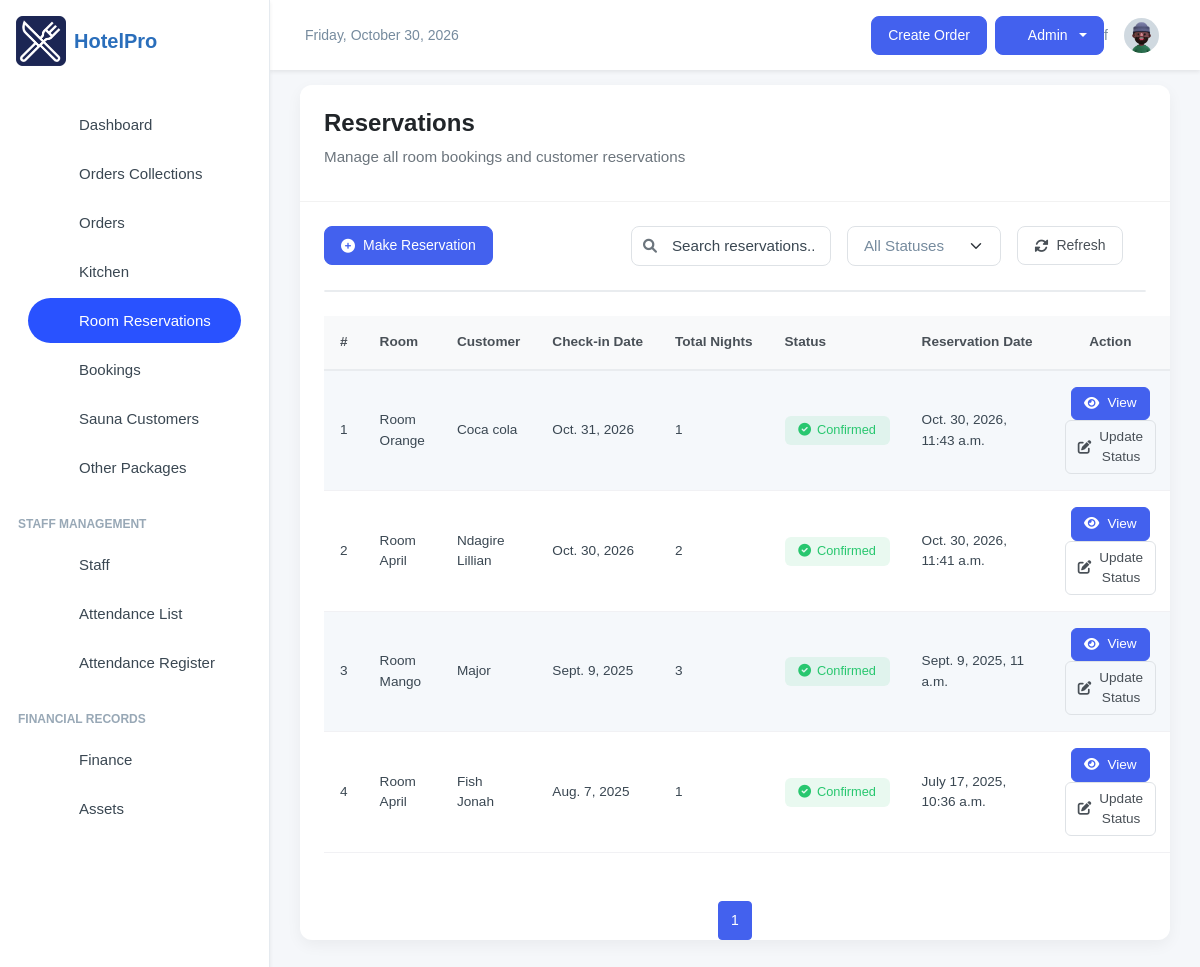
/room_bookings/reservations/ (signed in), run on the app's committed database.
### room_bookings/models.py (models this page shows, shortened)
class RoomReservation(models.Model):
    RESERVATION_STATUS_CHOICES = [
        ('Pending', 'Pending'),
        ('Confirmed', 'Confirmed'),
        ('Cancelled', 'Cancelled'),
        ('Checked-In', 'Checked-In'),
        ('Checked-Out', 'Checked-Out'),
    ]
    reservation_id = models.BigIntegerField(unique=True, editable=False, default=0)
    booking = models.OneToOneField(
    'Booking', on_delete=models.SET_NULL, null=True, blank=True, related_name='reservation')
    room = models.ForeignKey(Room, on_delete=models.CASCADE, related_name='reservations')
    customer = models.CharField(max_length=100, blank=True, null=True)
    email = models.EmailField(blank=True, null=True)
    phone_number = models.CharField(max_length=15, blank=True, null=True)
    NIN = models.CharField(max_length=100, default="")
    check_in_date = models.DateField()
    check_out_date = models.DateField()
    reservation_date = models.DateTimeField(default=timezone.now)
    status = models.CharField(max_length=20, choices=RESERVATION_STATUS_CHOICES, default='Pending')
    special_requests = models.TextField(blank=True, null=True)
    created_by = models.ForeignKey('auth.User', on_delete=models.SET_NULL, null=True, blank=True)
    booked_price_per_night = models.DecimalField(max_digits=10, decimal_places=2, null=True, blank=True)
    total_price = models.DecimalField(max_digits=10, decimal_places=2, null=True, blank=True, default=0.00)
    @property
    def total_nights(self):
        return (self.check_out_date - self.check_in_date).days

class Room(models.Model):
    room_number = models.CharField(max_length=10, unique=True)
    room_type = models.ForeignKey(RoomType, on_delete=models.CASCADE, related_name='rooms')
    hotel = models.ForeignKey(HotelBranch, on_delete=models.CASCADE, related_name='rooms', blank=True, null=True)
    capacity = models.IntegerField()
    is_available = models.BooleanField(default=True)
    price_per_night = models.IntegerField(null=True, blank=True)
    description = models.TextField(blank=True, null=True)
    room_image = models.ImageField(upload_to="rooms", blank=True, null=True)
    floor = models.IntegerField()

### room_bookings/views.py (the view)
# urls.py: path('reservations/', reservation, name='reservations'),
@login_required(login_url='/user/login/')
def reservation(request):
    reservations_list = RoomReservation.objects.all().select_related('booking').order_by('-reservation_date')
    paginator = Paginator(reservations_list, 10)
    page_number = request.GET.get('page')
    reservations_list = paginator.get_page(page_number)
    return render(request, "reservations.html", {"reservations_list": reservations_list})

### room_bookings/templates/reservations.html (shortened to what this page needs)
{% extends 'base.html' %}
{% block content %}
<div class="card">
    <div class="card-header">
        <h4 class="page-title">Reservations</h4>
        <p class="page-subtitle">Manage all room bookings and customer reservations</p>
    </div>
    <div class="card-body">
        <div class="header-actions">
            <a href="/room_bookings/add-reservation/" class="btn btn-primary">
                <i class="fas fa-plus-circle"></i> Make Reservation
            </a>
            <div class="filters-wrapper">
                <div class="search-control" style="width: 30%;">
                    <i class="fas fa-search search-icon"></i>
                    <input type="text" class="form-control" placeholder="Search reservations..." id="reservationSearch">
                </div>
                <select style="width: 30%;" class="form-select" id="statusFilter">
                    <option value="">All Statuses</option>
                </select>
                <button class="btn btn-outline-secondary" id="refreshBtn">
                    <i class="fas fa-sync-alt"></i> Refresh
                </button>
            </div>
        </div>
        <div class="table-container"></div>
        <table class="table table-striped" style="font-size: 0.85rem;">
            <thead>
                <tr>
                    <th>#</th>
                    <th>Room</th>
                    <th>Customer</th>
                    <th>Check-in Date</th>
                    <th>Total Nights</th>
                    <th>Status</th>
                    <th>Reservation Date</th>
                    <th class="text-center">Action</th>
                </tr>
            </thead>
            <tbody>
                {% for reservation in reservations_list %}
                <tr class="reservation-row" data-status="{{ reservation.status }}">
                    <td>{{ forloop.counter }}</td>
                    <td><span class="fw-medium">Room {{ reservation.room.room_number }}</span></td>
                    <td>{{ reservation.customer }}</td>
                    <td>{{ reservation.check_in_date }}</td>
                    <td>{{ reservation.total_nights }}</td>
                    <td>
                        {% if reservation.status == 'Confirmed' %}
                        <span class="badge badge-confirmed"><i class="fas fa-check-circle"></i>
                            {{ reservation.status}}</span>
                        {% elif reservation.status == 'Pending' %}
                        <span class="badge badge-pending"><i class="fas fa-clock"></i> {{ reservation.status }}</span>
                        {% elif reservation.status == 'Cancelled' %}
                        <span class="badge badge-cancelled"><i class="fas fa-times-circle"></i>
                            {{ reservation.status}}</span>
                        {% elif reservation.status == 'Checked-In' %}
                        <span class="badge badge-checked-in"><i class="fas fa-door-open"></i>
                            {{ reservation.status }}</span>
                        {% elif reservation.status == 'Checked-Out' %}
                        <span class="badge badge-checked-out"><i class="fas fa-door-closed"></i>
                            {{ reservation.status }}</span>
                        {% else %}
                        <span class="badge badge-secondary"><i class="fas fa-question-circle"></i>
                            {{ reservation.status }}</span>
                        {% endif %}
                    </td>
                    <td>{{ reservation.reservation_date }}</td>
                    <td class="text-center">
                        <a href="/room_bookings/reservations/{{ reservation.id }}" class="btn btn-primary btn-sm">
                            <i class="fas fa-eye"></i> View
                        </a>
                        <button class="btn btn-sm btn-outline-secondary" data-bs-toggle="modal"
                            data-bs-target="#statusModal" data-id="{{ reservation.id }}"
                            data-status="{{ reservation.status }}">
                            <i class="fas fa-edit"></i> Update Status
                        </button>
                    </td>
                </tr>
                {% endfor %}
            </tbody>
        </table>
    </div>
    <nav aria-label="Page navigation">
        <ul class="pagination justify-content-center">
            {% for page_num in reservations_list.paginator.page_range %}
            {% if page_num >= reservations_list.number|add:-2 and page_num <= reservations_list.number|add:2 %} <li
                class="page-item {% if page_num == reservations_list.number %}active{% endif %}">
                <a class="page-link" href="?page={{ page_num }}">{{ page_num }}</a>
                </li>
                {% elif page_num == 1 or page_num == reservations_list.paginator.num_pages %}
                <li class="page-item">
                    <a class="page-link" href="?page={{ page_num }}">{{ page_num }}</a>
                </li>
                {% elif page_num == reservations_list.number|add:-3 or page_num == reservations_list.number|add:3 %}
                <li class="page-item disabled"><span class="page-link">...</span></li>
                {% endif %}
                {% endfor %}
        </ul>
    </nav>
</div>
</div>
<link rel="stylesheet" href="https://cdnjs.cloudflare.com/ajax/libs/font-awesome/6.0.0/css/all.min.css">
{% endblock content %}

### templates/base.html (style rules this page uses)
:root { --primary-color: #2A6EBB; --secondary-color: #F8F9FA; --accent-color: #FFD700; --text-color: #333333; --success-color: #28a745; --danger-color: #dc3545; --warning-color: #ffc107; --info-color: #17a2b8; }
body { font-family: 'Poppins', sans-serif; background-color: #f5f7fa; }
.btn-primary { background-color: var(--primary-color); border-color: var(--primary-color); }
.card { border-radius: 0.75rem; border: none; box-shadow: 0 0.125rem 0.25rem rgba(0, 0, 0, 0.075); transition: transform 0.2s ease-in-out, box-shadow 0.2s ease-in-out; }

### room_bookings/templates/reservations.html (style rules this page uses)
.card { border-radius: 12px; border: none; box-shadow: 0 5px 15px rgba(0, 0, 0, 0.05); overflow: hidden; }
.card-header { background-color: #fff; border-bottom: 1px solid rgba(0, 0, 0, 0.05); padding: 1.5rem 1.5rem 0.75rem; }
.card-body { padding: 1.5rem; }
.page-title { font-weight: 700; font-size: 1.5rem; margin-bottom: 0.5rem; color: #212529; }
.page-subtitle { color: #6c757d; font-size: 0.95rem; margin-bottom: 1.25rem; }
.header-actions { display: flex; justify-content: space-between; align-items: center; margin-bottom: 1.5rem; flex-wrap: wrap; gap: 1rem; }
.filters-wrapper { display: flex; gap: 0.75rem; flex-wrap: wrap; }
.btn { border-radius: 8px; font-weight: 500; display: inline-flex; align-items: center; gap: 0.5rem; padding: 0.5rem 1rem; transition: all 0.2s; }
.btn-primary { background-color: #4361ee; border-color: #4361ee; }
.btn-outline-secondary { color: #495057; border-color: #dee2e6; }
.btn-sm { padding: 0.35rem 0.75rem; font-size: 0.85rem; border-radius: 6px; }
.table-container { border-radius: 12px; overflow: auto; border: 1px solid #e9ecef; margin-bottom: 1.5rem; }
.table { margin-bottom: 0; width: 100%; font-size: 0.925rem; }
.table thead th { background-color: #f8f9fa; color: #495057; font-weight: 600; border-bottom: 2px solid #e9ecef; padding: 1rem; font-size: 0.85rem; white-space: nowrap; }
.table td { padding: 1rem; vertical-align: middle; border-top: 1px solid #e9ecef; }
.table-striped tbody tr:nth-of-type(odd) { background-color: rgba(0, 0, 0, 0.02); }
.badge { padding: 0.5rem 0.85rem; border-radius: 6px; font-weight: 500; font-size: 0.8rem; display: inline-flex; align-items: center; gap: 0.375rem; }
.badge-confirmed { background-color: rgba(40, 199, 111, 0.1); color: #28c76f; }
.form-control, .form-select { border-radius: 8px; padding: 0.5rem 1rem; border: 1px solid #dee2e6; font-size: 0.95rem; }
.search-control { position: relative; min-width: 200px; }
.search-control .form-control { padding-left: 2.5rem; }
.search-icon { position: absolute; left: 0.75rem; top: 50%; transform: translateY(-50%); color: #6c757d; }
.pagination { margin-top: 1.5rem; margin-bottom: 0; }
.page-link { border-radius: 6px; margin: 0 0.15rem; color: #4361ee; font-weight: 500; padding: 0.5rem 0.75rem; }
.page-item.active .page-link { background-color: #4361ee; border-color: #4361ee; }
.filters-wrapper { display: flex; gap: 1rem; align-items: center; flex-wrap: wrap; }

### data on the page
RoomReservation: room.room_number "Orange", customer "Coca cola", check_in_date "Oct. 31, 2026", total_nights "1", status "Confirmed", reservation_date "Oct. 30, 2026, 11:43 a.m."
RoomReservation: room.room_number "April", customer "Ndagire Lillian", check_in_date "Oct. 30, 2026", total_nights "2", status "Confirmed", reservation_date "Oct. 30, 2026, 11:41 a.m."
RoomReservation: room.room_number "Mango", customer "Major", check_in_date "Sept. 9, 2025", total_nights "3", status "Confirmed", reservation_date "Sept. 9, 2025, 11 a.m."
RoomReservation: room.room_number "April", customer "Fish Jonah", check_in_date "Aug. 7, 2025", total_nights "1", status "Confirmed", reservation_date "July 17, 2025, 10:36 a.m."

### other printed values
{{ page_num }} "1"
